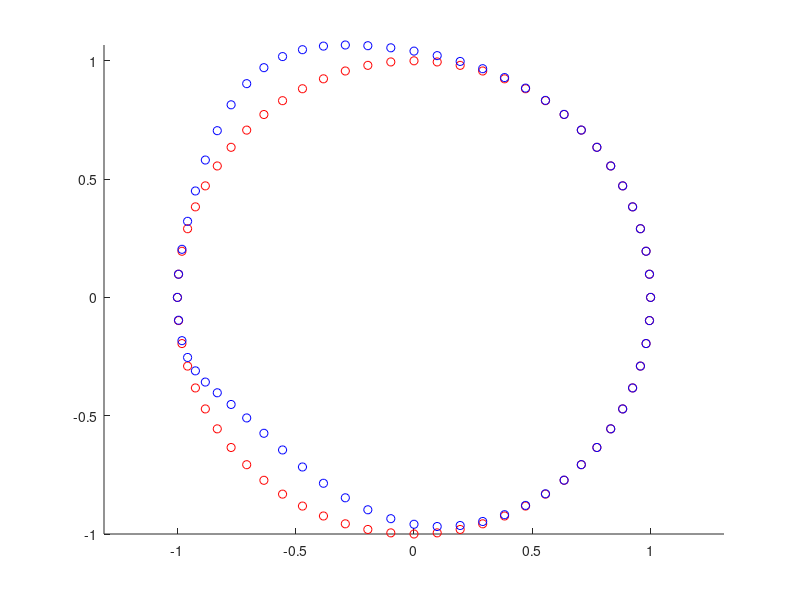

MATLAB code to generate this figure:
clear all;
close all;
clc;
format long;

load dumpbase.txt
load dumpnew.txt

n = 64;
xbase = dumpbase(:,1);
xnew = dumpnew(:,1);
ybase = dumpbase(:,2);
ynew = dumpnew(:,2);

figure(1)
hold on;
axis equal tight;
for i = 1:n
    scatter(xbase(i),ybase(i),'r');
end
for i = 1:n
    scatter(xnew(i),ynew(i),'b');
end